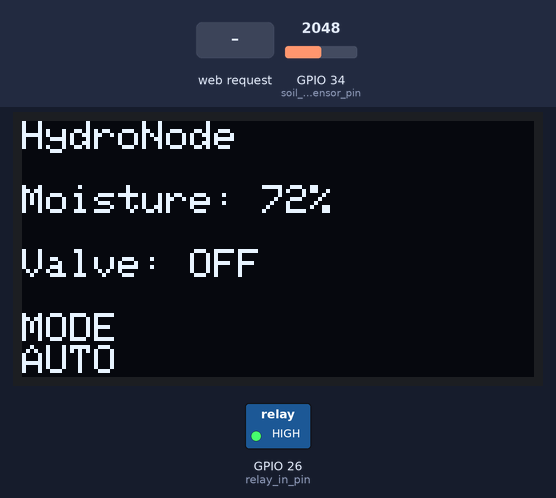
Bench run of a sketch on a simulated ESP32. Shown: 128×64 one-colour display, switched loads named in the sketch (green lamp = pin HIGH). The test bench sets the inputs (shaded band); at power-on: GPIO 34 (soil_moisture_sensor_pin) = 2048. WiFi joins after 1.5 s; servers stay silent unless stated; what the sketch prints to the serial monitor is not drawn.

Above: at 3.3 s.
3.4 s: GPIO 34 (soil_moisture_sensor_pin) set to 2852
5.6 s: GPIO 34 (soil_moisture_sensor_pin) set to 2970
At 7.1 s:
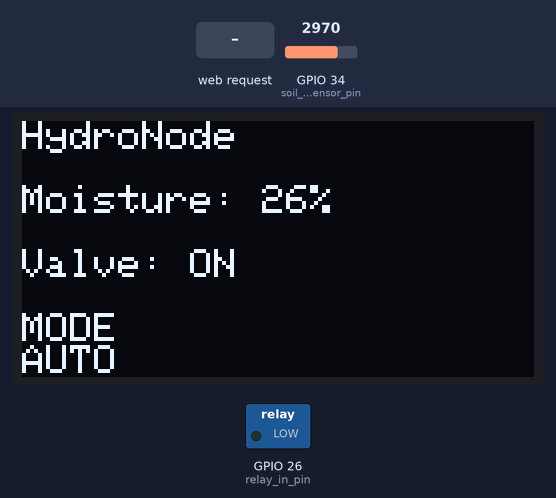
7.6 s: HTTP request GET /manual received
At 8.6 s:
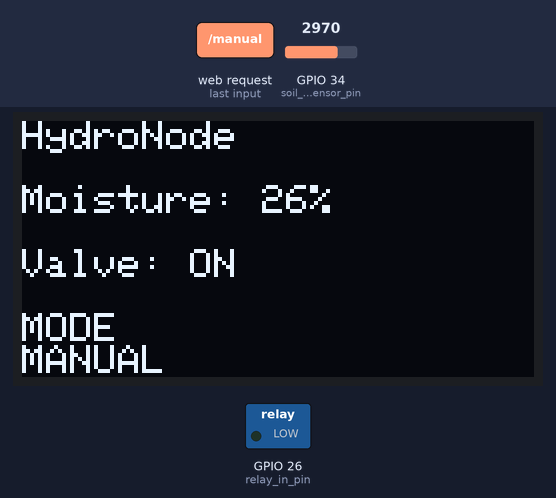
9.6 s: HTTP request GET /off received
At 11.3 s:
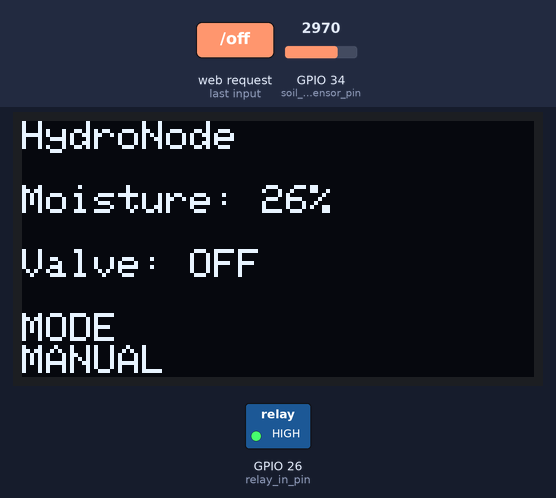
11.6 s: HTTP request GET /on received
At 12.0 s:
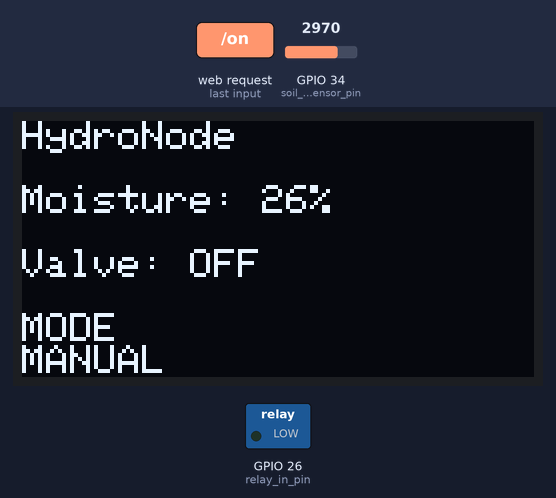
13.6 s: HTTP request GET /auto received
At 15.5 s:
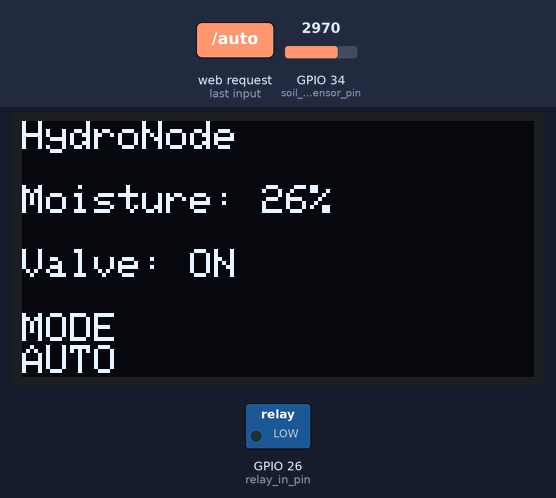
Timing chart, 0 to 16.6 s (numbered marks = the images above; inputs shaded):
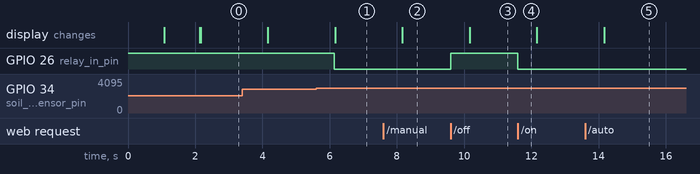

Measured:
- the behaviour switches between 2900 and 2901 on GPIO 34 (soil_moisture_sensor_pin) (found by bisection; images 0 and 1)
- after the input at 5.6 s, GPIO 26 (relay_in_pin): HIGH → LOW after 0.54 s; the display: changes after 0.56 s (image 1)
- after the input at 7.6 s, the display: changes after 0.56 s (image 2)
- after the input at 9.6 s, GPIO 26 (relay_in_pin): LOW → HIGH at once; the display: changes after 0.56 s (image 3)
- after the input at 11.6 s, GPIO 26 (relay_in_pin): HIGH → LOW at once
- after the input at 13.6 s, the display: changes after 0.56 s (image 5)

The sketch:

firmware_initial_.ino
```cpp
#include <WiFi.h>
#include <Adafruit_GFX.h>
#include <Adafruit_SSD1306.h>
#include <Wire.h>
#include <WebServer.h>

#define width 128
#define height 64

Adafruit_SSD1306 display(width, height, &Wire, -1);

WebServer server(80);

// wifi info.

const char* ssid="hydronode";
const char* password="soil@123";


// pins
#define soil_moisture_sensor_pin 34
#define relay_in_pin 26

//req. variables
bool valve_state = false;
bool auto_esp= true;
int moistureper=0;

//soil values(changable acc to your sensor)
int dry_soil=3500;
int wet_soil=1500;

//time see
unsigned long prevmillis=0;
const long interval=2000;


//html page for web server
String webpage(){
String page=R"rawliteral(
<!DOCTYPE html>
<html>
<head>
    <title>HydroNode</title>
    <meta name="viewport" content="width=device-width, initial-scale=1">
    <style>
        body {
            font-family: Arial, sans-serif;
            background: #3a3838;
            color: white;
            text-align: center;
            padding: 15px;
        }
        .container {
            background: #2a2828;
            padding: 20px;
            border-radius: 20px;
            margin: auto;
            max-width: 400px;
            box-shadow: 0 0 20px rgba(0, 0, 0, 0.4);

        }
        h1{
            color: #4CAF50;
        }
        .data{
            font-size: 22px;
            margin:15px;
        }
        button{
            width: 150px;
            padding: 15px;
            margin:10px;
            border: none;
            border-radius: 15px;
            font-size: 16px;
            cursor: pointer;
        }
        .on{
            background: #4ca7af;
            color: white;
        }
        .off{
            background: #c53b31;
            color: white;
        }
        .mode{
            background: #439045;
            color: white;
        }

    </style>
    </head>
<body>
<div class="container">
    <h1>HydroNode</h1>

    <div class="data">
    Moisture: )rawliteral";
    page+= moistureper;
    page+=R"rawliteral(%</div>

    <div class="data">
    Valve: )rawliteral";
    page+= valve_state ? "ON" : "OFF";
    page+=R"rawliteral(</div>
    <a href="/on">
        <button class="on">Water ON</button>
    </a>
    <a href="/off">
        <button class="off">Water OFF</button>
    </a>
    <a href="/auto">
        <button class="mode">Auto Mode</button>
    </a>
    <a href="/manual">
        <button class="mode">Manual Mode</button>
    </a>
</div>
</body>
</html>)rawliteral";
return page;
}


// handlers
void handleroot(){
    server.send(200,"text/html",webpage());
}
void handleon(){
    valve_state = true;
    digitalWrite(relay_in_pin, LOW);
    server.sendHeader("Location", "/");
    server.send(303);
}
void handleoff(){
    valve_state=false;
    digitalWrite(relay_in_pin, HIGH);
    server.sendHeader("Location", "/");
    server.send(303);
}
void handleauto(){
    auto_esp= true;
    server.sendHeader("Location", "/");
    server.send(303);
}

void handlemanual(){
    auto_esp=false;
    server.sendHeader("Location", "/");
    server.send(303);
}


//moisturesensor read
void readmoisture(){
    int raw_value= analogRead(soil_moisture_sensor_pin);
    //calc %
    int moisturepercent=map(raw_value,dry_soil,wet_soil,0,100);
    moistureper= constrain(moisturepercent,0,100);
}

//auto watering

void auto_watering(){
    if (auto_esp){
        if(moistureper<30){
            valve_state= true;
            digitalWrite(relay_in_pin, LOW);
        }
        else if(moistureper>60){
            valve_state=false;
            digitalWrite(relay_in_pin, HIGH);

        }
    }
}

//oled
void oleddisplay(){
    display.clearDisplay();
    display.setTextSize(1);
    display.setCursor(0,0);
    display.println("HydroNode");
    display.setCursor(0,16);
    display.print("Moisture: ");
    display.print(moistureper);
    display.print("%");

    display.setCursor(0,32);
    display.print("Valve: ");
    if (valve_state){
        display.print("ON");
    }
    else{
        display.println("OFF");
    }

    display.setCursor(0,48);
    display.println("MODE");

    if (auto_esp){
        display.print("AUTO");
    }
    else{
        display.print("MANUAL");
    }
    display.display();

}

//setup
void setup(){
    Serial.begin(115200);
    pinMode(relay_in_pin,OUTPUT);
    digitalWrite(relay_in_pin,HIGH);

    //oled init..
    Wire.begin(21,22);
    if (!display.begin(SSD1306_SWITCHCAPVCC,0x3C))
    {
        Serial.println("OLED Failed");
        while(true);
    }
    display.clearDisplay();
    display.display();

    // wifi ini..
    WiFi.begin(ssid,password);
    display.setTextSize(1);
    display.setTextColor(WHITE);

    while (WiFi.status()!= WL_CONNECTED)
    {
        delay(1000);
        display.clearDisplay();
        display.setCursor(0,0);
        display.println("Connecting WiFi....");
        display.display();
    }

    // wifi conn...
    display.clearDisplay();
    display.setCursor(0,0);
    display.println("WiFi Connected");
    display.println("");
    display.println(WiFi.localIP());
    display.display();
    Serial.println(WiFi.localIP());

    //web route
    server.on("/",handleroot);
    server.on("/on",handleon);
    server.on("/off",handleoff);
    server.on("/auto",handleauto);
    server.on("/manual",handlemanual);
    server.begin();


}


//loop
void loop(){
    server.handleClient();

    unsigned long millisnow=millis();
    if(millisnow- prevmillis>=interval){
        prevmillis=millisnow;
    readmoisture();
    auto_watering();
    oleddisplay();
    }
}
```
